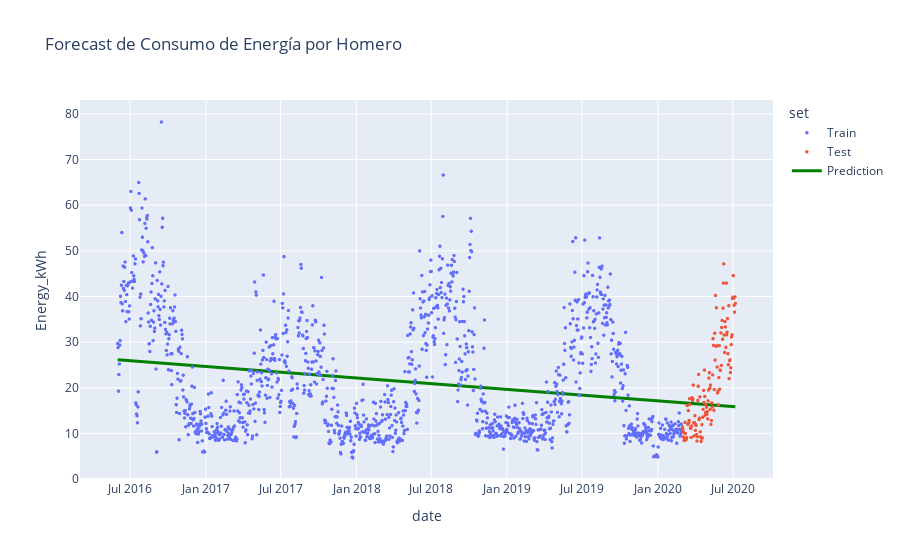

The notebook cell saved with this chart:
### Code cell
fig = px.scatter(df_homero, x=df_homero.date, y=target, title='Forecast de Consumo de Energía por Homero', color='set')
fig.add_scatter(x=df_homero.date, y=y_pred, mode='lines', name='Prediction', line=dict(color='green', width=3))
fig.update_traces(marker=dict(size=3.5))
fig.show()

### Figure 1 — Plotly figure (JSON) as saved in the notebook; plotly's stock layout.template omitted (floating-point values rounded to 4 significant figures; data arrays with more than 128 entries replaced by an {"elided": "..."} marker saying what was removed)
{"data": [{"hovertemplate": "set=Train<br>date=%{x}<br>Energy_kWh=%{y}<extra></extra>", "legendgroup": "Train", "marker": {"color": "#636efa", "size": 3.5, "symbol": "circle"}, "mode": "markers", "name": "Train", "showlegend": true, "type": "scattergl", "x": {"elided": "1369 str values"}, "xaxis": "x", "y": {"elided": "1369 float values"}, "yaxis": "y"}, {"hovertemplate": "set=Test<br>date=%{x}<br>Energy_kWh=%{y}<extra></extra>", "legendgroup": "Test", "marker": {"color": "#EF553B", "size": 3.5, "symbol": "circle"}, "mode": "markers", "name": "Test", "showlegend": true, "type": "scattergl", "x": {"elided": "129 str values"}, "xaxis": "x", "y": {"elided": "129 float values"}, "yaxis": "y"}, {"line": {"color": "green", "width": 3}, "marker": {"size": 3.5}, "mode": "lines", "name": "Prediction", "type": "scatter", "x": {"elided": "1498 str values"}, "y": {"elided": "1498 float values"}}], "layout": {"legend": {"title": {"text": "set"}, "tracegroupgap": 0}, "title": {"text": "Forecast de Consumo de Energía por Homero"}, "xaxis": {"anchor": "y", "domain": [0, 1], "title": {"text": "date"}}, "yaxis": {"anchor": "x", "domain": [0, 1], "title": {"text": "Energy_kWh"}}}}
